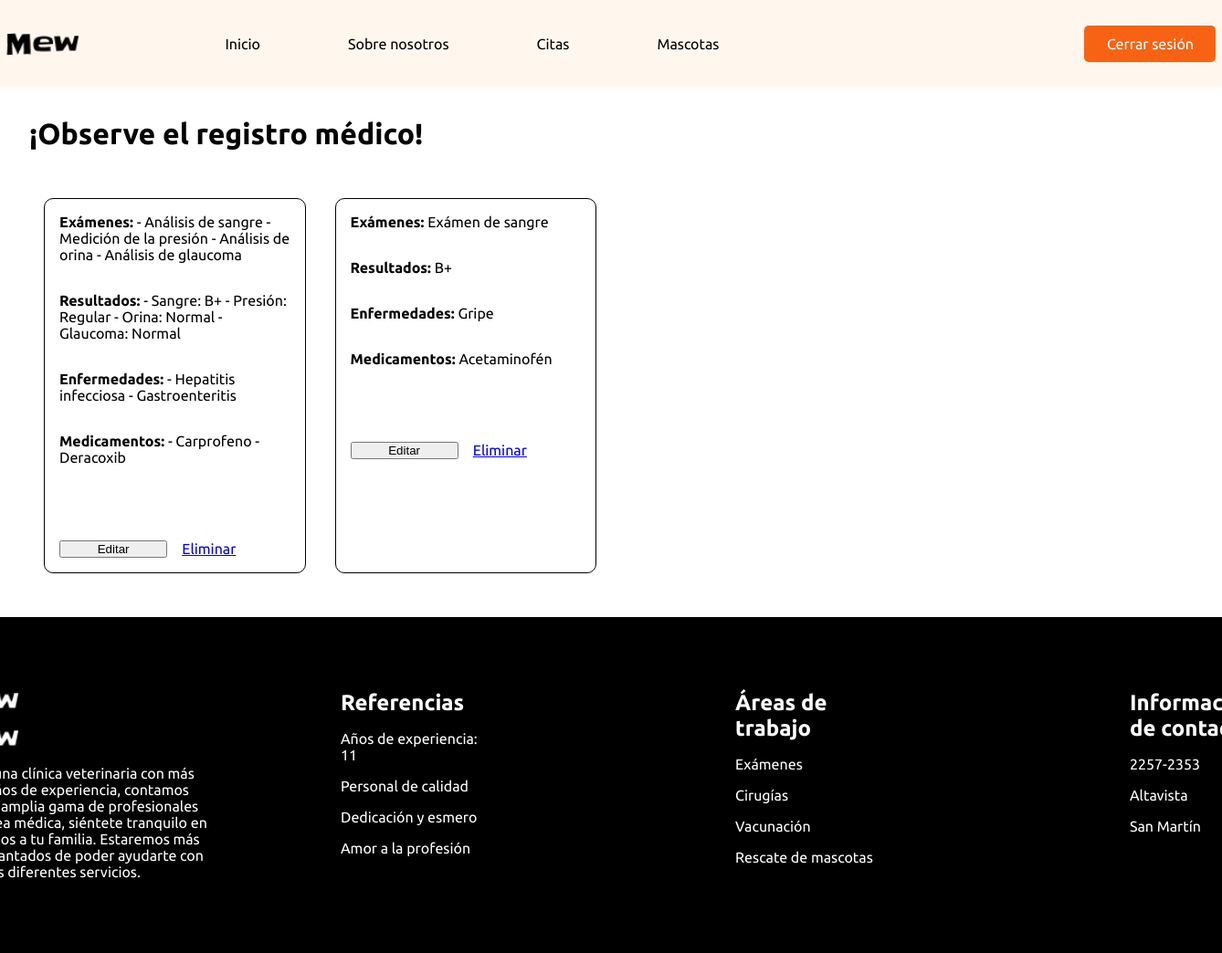
The page /veterinario/php/view_mascotaHistorial.php?id=3 (signed in) on the database its author committed.
### tables this page shows
CREATE TABLE `registro_medico` (
  `id` int NOT NULL,
  `examenes` text NOT NULL,
  `resultados` text NOT NULL,
  `enfermedades` text NOT NULL,
  `medicamentos` text NOT NULL,
  `id_mascota` int NOT NULL
);

### veterinario/php/_data_registroMedicoMascota.php (called while the page is built, shortened)
<?php
$idMascota = $_GET['id'];
$conexionBD = BD::crearInstancia();
$sql = "SELECT * FROM registro_medico WHERE id_mascota = $idMascota";
$consulta = $conexionBD->prepare($sql);
$consulta->execute();
$registrosMedicos = $consulta->fetchAll(PDO::FETCH_ASSOC);
?>

### veterinario/php/view_mascotaHistorial.php (the view, shortened to what this page needs)
<!DOCTYPE html>
<html lang="en">
<head>
    <link rel="stylesheet" href="../../user/css/styles_index.css">
</head>
<body>
<header>
    <nav>
        <div class="hader">
            <?php
            if (isset($_SESSION['usuario'])) { ?>
                <div class="logo">
                    <img src="../../src/img/Mew.png" alt="" id="img-h">
                </div>
                <div class="info-h">
                <a href="../../user/php/views/home.php">Inicio</a>
                <a href="../../user/php/views/about_us.php">Sobre nosotros</a>
                <a href="../../user/php/views/vista_citas_usuario.php">Citas</a>
                <a href="../../user/php/views/mascota_vista.php">Mascotas</a>
                </div>
                <div class="boton-h">
                <a href="../../user/php/session/cerrar_sesion.php">Cerrar sesión</a>
                </div>
            <?php }
             ?>
        </div>
    </nav>
</header>
<?php
include_once('_data_registroMedicoMascota.php');
?>
<div class="main">
    <div>
        <h1 class="titulo">¡Observe el registro médico!</h1>
    </div>
    <br>
    <br>
    <div class="contenedor_citas">
        <?php foreach ($registrosMedicos as $registro) { ?>
            <div class="citas">
                <p> <span style="font-weight:700;">Exámenes:</span> <?php echo $registro['examenes'] ?></p>
                <p> <span style="font-weight:700;">Resultados:</span> <?php echo $registro['resultados'] ?></p>
                <p> <span style="font-weight:700;">Enfermedades:</span> <?php echo $registro['enfermedades'] ?></p>
                <p> <span style="font-weight:700;">Medicamentos:</span> <?php echo $registro['medicamentos'] ?></p>
                <br>
                <?php if (isset($_SESSION['veterinario'])) { ?>
                <div class="btns">
                <button onclick="showPopup({
                        examenes: `<?= $registro['examenes'] ?>`,
                        resultados: `<?= $registro['resultados'] ?>`,
                        enfermedades: `<?= $registro['enfermedades'] ?>`,
                        medicamentos: `<?= $registro['medicamentos'] ?>`,
                        idMascota: <?= $registro['id_mascota'] ?>,
                        idRegistro: <?= $registro['id'] ?>
                    })">
                    Editar
                </button>
                    <a href="_logic_eliminarRegistroMascota.php?id_mascota=<?=$registro['id_mascota'] ?>&id_registro=<?=$registro['id'] ?>">Eliminar</a>
                </div>
                <?php } ?>
            </div>
        <?php } ?>
    </div>
</div>
<?php
include_once('../../user/php/templates/footer.php');
?>

### user/css/styles_index.css (style rules this page uses)
* { margin: 0; padding: 0; }
body { width: 100%; justify-content: center; align-items: center; font-family: 'Nunito Sans', sans-serif; font-family: 'Poppins', sans-serif; font-family: 'Ubuntu', sans-serif; }
img { height: auto; width: auto; }

### veterinario/php/view_mascotaHistorial.php (style rules this page uses)
.hader { display: flex; flex-direction: row; justify-content: center; align-items: center; height: 6rem; background-color: #FFEFDE80; }
.hader a { gap: 2rem; }
.logo { display: flex; justify-content: start; }
header a { text-decoration: none; }
.info-h { display: flex; flex-direction: row; gap: 6rem; color: green; text-decoration: none; justify-content: space-around; margin-left: 10rem; }
.info-h a { color: black; text-decoration: none; text-align: center; }
.boton-h { display: flex; align-items: end; justify-content: end; flex-direction: row; gap: 2rem; padding-left: 25rem; }
.boton-h a { border-radius: 5px; border: none; width: 9rem; height: 40px; color: white; cursor: pointer; transition: 0.5s; background-color: #F76313; display: flex; align-items: center; justify-content: center; }
#img-h { height: 25px; width: 80px; }
.titulo { font-weight: bold; }
.contenedor_citas { display: grid; grid-template-columns: 1fr 1fr 1fr 1fr; }
.citas { border: 1px solid black; padding: 1rem; margin: 1rem; border-radius: 10px; display: flex; flex-direction: column; gap: 2rem; }
.main { margin: 2rem; }
.btns { display: grid; grid-template-columns: 1fr 1fr; gap: 1rem; }

### rows shown on the page
registro_medico: examenes "- Análisis de sangre - Medición de la presión - Análisis de orina - Análisis de glaucoma", resultados "- Sangre: B+ - Presión: Regular - Orina: Normal - Glaucoma: Normal", enfermedades "- Hepatitis infecciosa - Gastroenteritis", medicamentos "- Carprofeno - Deracoxib"
registro_medico: examenes "Exámen de sangre", resultados "B+", enfermedades "Gripe", medicamentos "Acetaminofén"
